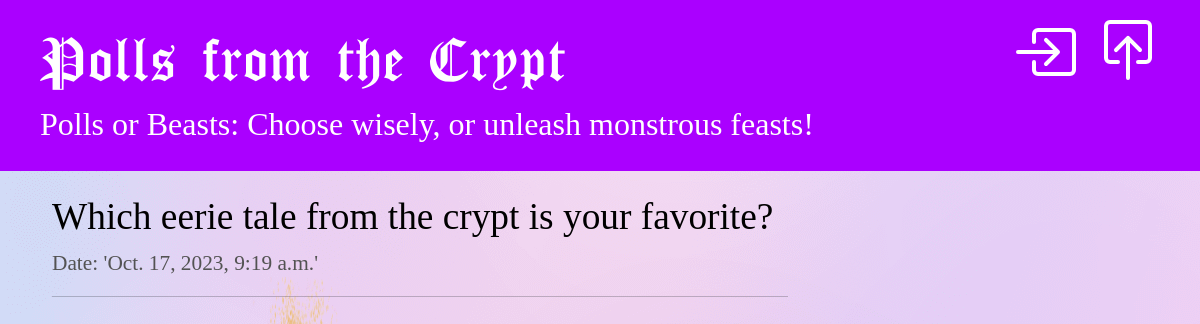
/polls/, run on an earlier commit of the app's database.
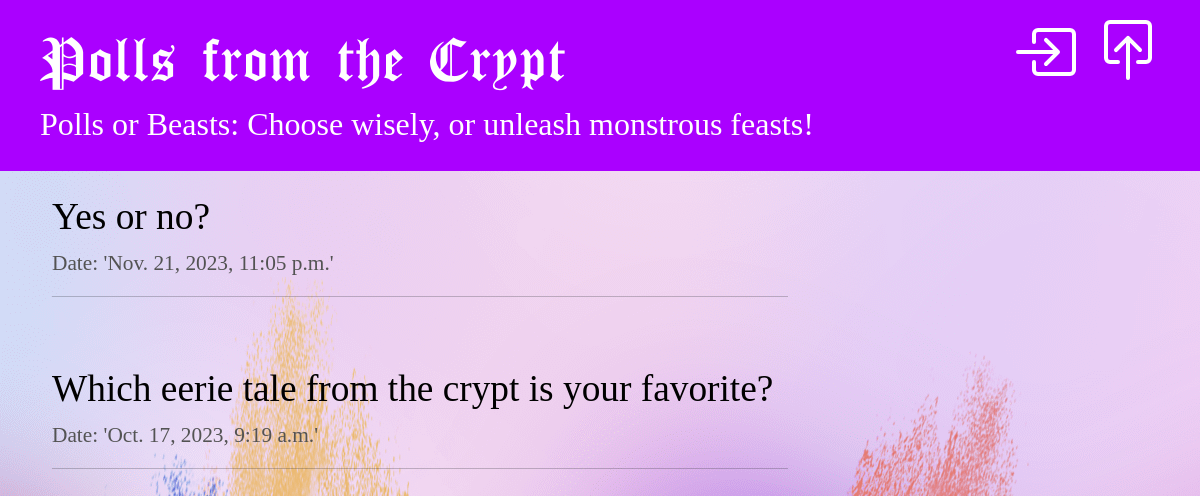
And on a later commit of the database.
### polls/models.py (models this page shows, shortened)
class Question(models.Model):
    question_text = models.CharField(max_length=200)
    pub_date = models.DateTimeField("date published", blank=True, null=True)

### polls/views.py (the view)
# urls.py: path("", views.IndexView.as_view(), name="index"),
class IndexView(PollsBaseView, generic.ListView):
    template_name = "polls/index.html"
    context_object_name = "latest_question_list"
    def get_queryset(self):
        return Question.objects.filter(pub_date__lte=timezone.now()).order_by("-pub_date")[:5]

### polls/views.py (called while the page is built)
    def get_slogan(self):
        return random.choice(self.slogans)

    def get_context_data(self, **kwargs):
        context = super().get_context_data(**kwargs)
        context['slogan'] = self.get_slogan()
        return context

### polls/templates/polls/index.html
{% extends 'polls/base.html' %}
{% block content %}
    {% if latest_question_list %}
        {% for question in latest_question_list %}
            <div class="poll">
                <h4><a href="{% url 'polls:detail' pk=question.pk %}">{{ question.question_text|linebreaksbr }}</a></h4>
                <div class="date">
                    <p>Date: '{{ question.pub_date }}'</p>
                </div>
                <hr>
            </div>
        {% endfor %}
    {% else %}
        <p>No polls are available.</p>
    {% endif %}
{% endblock %}

### polls/templates/polls/base.html (shortened to what this page needs)
{% load static %}
<html>
    <head>
        <link href="https://cdn.jsdelivr.net/npm/bootstrap@5.3.2/dist/css/bootstrap.min.css" rel="stylesheet">
        <link rel="stylesheet" href="{% static 'polls/style.css' %}">
    </head>
    <body>
        <div class="page-header">
            {% if user.is_authenticated %}
                {% if user.is_staff %}
                    <a href="{% url 'polls:poll_new' %}" class="top-menu">
                        <span style="color: white">
                            <svg xmlns="http://www.w3.org/2000/svg" width="64" height="64" fill="currentColor" class="bi bi-plus-circle" viewBox="0 0 16 16">
                                <path d="M8 15A7 7 0 1 1 8 1a7 7 0 0 1 0 14zm0 1A8 8 0 1 0 8 0a8 8 0 0 0 0 16z"/>
                                <path d="M8 4a.5.5 0 0 1 .5.5v3h3a.5.5 0 0 1 0 1h-3v3a.5.5 0 0 1-1 0v-3h-3a.5.5 0 0 1 0-1h3v-3A.5.5 0 0 1 8 4z"/>
                            </svg>
                        </span>
                    </a>
                {% endif %}
                <a href="{% url 'polls:logout' %}" class="top-menu">
                    <span style="color: white">
                        <svg xmlns="http://www.w3.org/2000/svg" width="64" height="64" fill="currentColor" class="bi bi-box-arrow-left" viewBox="0 0 16 16">
                            <path fill-rule="evenodd" d="M6 12.5a.5.5 0 0 0 .5.5h8a.5.5 0 0 0 .5-.5v-9a.5.5 0 0 0-.5-.5h-8a.5.5 0 0 0-.5.5v2a.5.5 0 0 1-1 0v-2A1.5 1.5 0 0 1 6.5 2h8A1.5 1.5 0 0 1 16 3.5v9a1.5 1.5 0 0 1-1.5 1.5h-8A1.5 1.5 0 0 1 5 12.5v-2a.5.5 0 0 1 1 0v2z"/>
                            <path fill-rule="evenodd" d="M.146 8.354a.5.5 0 0 1 0-.708l3-3a.5.5 0 1 1 .708.708L1.707 7.5H10.5a.5.5 0 0 1 0 1H1.707l2.147 2.146a.5.5 0 0 1-.708.708l-3-3z"/>
                        </svg>
                    </span>
                </a>
                <a href="#" class="top-menu-welcome">
                    <span style="color: white">Welcome, {{user.username}}</span>
                </a>
            {% else %}
                <div style="vertical-align: middle">
                    <a href="{% url 'polls:register' %}" class="top-menu">
                        <span style="color: white">
                        </span>
                    </a>
                    <a href="{% url 'polls:login' %}" class="top-menu">
                        <span style="color: white">
                        </span>
                    </a>
                </div>
            {% endif %}
            <h1><a href="/polls">Polls from the Crypt</a></h1>
            <h4><a href="/polls">{{ slogan }}</a></h4>
        </div>
        <div class="content container mt-4">
            <div class="row">
                <div class="col-md-8">
                    {% block content %}
                    {% endblock %}
                </div>
            </div>
        </div>
    </body>
</html>

### polls/static/polls/style.css (style rules this page uses)
body { background: white url("images/background.png") no-repeat; }
.page-header { background-color: #aa00ff; margin-top: 0; padding: 20px 20px 20px 40px; }
.page-header h1, .page-header h1 a, .page-header h1 a:visited, .page-header h1 a:active, .page-header h2, .page-header h2 a, .page-header h2 a:visited, .page-header h2 a:active, .page-header h3, .page-header h3 a, .page-header h3 a:visited, .page-header h3 a:active .page-header h4, .page-header h4 a, .page-header h4 a:visited, .page-header h4 a:active { color: #ffffff; text-decoration: none; }
.page-header h1 { font-size: 48pt; font-family: 'CloisterBlack-Light' }
.page-header h4 { font-size: 24pt; font-family: 'WitcherHandwriting-Regular'; }
.content { margin-left: 40px; }
h1, h2, h3, h4 { font-family: Avantgarde, TeX Gyre Adventor, URW Gothic L, sans-serif; }
.poll h4, .poll h4 a, .pollr h4 a:visited, .poll h4 a:active { color: #000000; font-family: 'HalloweenNightmare'; text-decoration: none; font-size: 28pt; }
.date { color: #535353; font-family: 'HalloweenNightmare'; font-size: 16pt; }
.top-menu, .top-menu:hover, .top-menu:visited { color: #ffffff; float: right; font-size: 26pt; margin-right: 20px; }
.poll { margin-bottom: 70px; }

What changed in the data, as far as the page shows it:
added Question: question_text "Yes or no?", pub_date "Nov. 21, 2023, 11:05 p.m."
